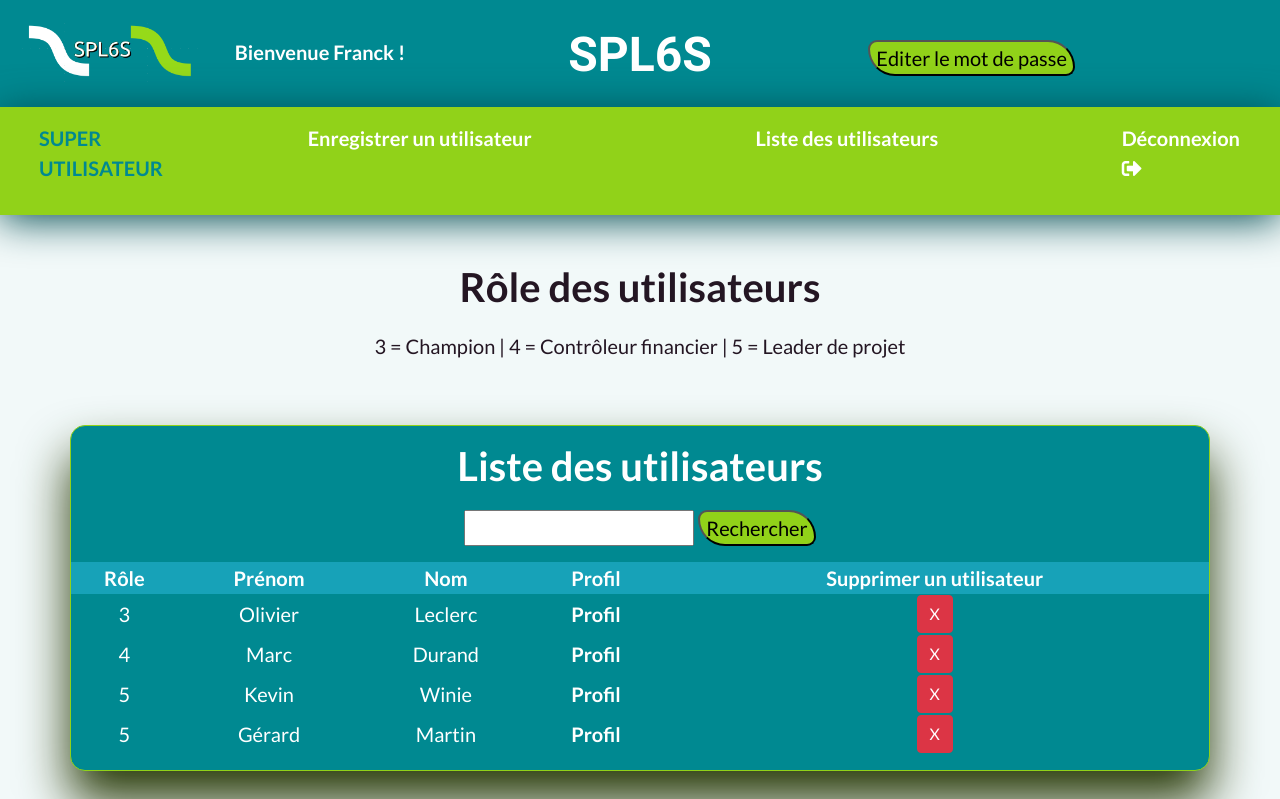
Screenshot of /userList.php (signed in) with the database file from the repository.
### tables this page shows
CREATE TABLE `prs13_users` (
  `id` int(11) NOT NULL,
  `firstname` varchar(50) DEFAULT NULL,
  `lastname` varchar(50) DEFAULT NULL,
  `phone` varchar(15) DEFAULT NULL,
  `email` varchar(50) DEFAULT NULL,
  `password` varchar(255) DEFAULT NULL,
  `idRoles` int(11) NOT NULL,
  `idSocieties` int(11) NOT NULL,
  `idUsers` int(11) DEFAULT NULL
);

### models/database.php (called while the page is built, shortened)
<?php
class dataBaseSingleton {
    private static $_instance;
    protected function __construct() {
        $this->host = HOST;
        $this->login = LOGIN;
        $this->password = PASSWORD;
        $this->dbname = DBNAME;
        try {
            $this->db = new PDO('mysql:host=' . $this->host . ';dbname=' . $this->dbname . ';charset=utf8', $this->login, $this->password);
        } catch (Exception $e) {
            $msg = 'Erreur PDO dans ' . $e->getFile() . ' ligne ' . $e->getLine() . ' : ' . $e->getMessage();
            die($msg);
        }
    }
    public static function getInstance() {
        if (is_null(self::$_instance)) {
            self::$_instance = new self();
        }
        return self::$_instance;
    }
}

### models/users.php (called while the page is built, shortened)
<?php
class users {
    public $id;
    private $db;
    public function __construct() {
        $database = dataBaseSingleton::getInstance();
        $this->db = $database->db;
    }
    public function getUserList() {
        $PDOResult = $this->db->prepare('SELECT `id`, `firstname`, `lastname`, `phone`, `email`, `idRoles`, `idSocieties`, `idUsers`   FROM `prs13_users` '
                . 'WHERE `idUsers` = :id');
        $PDOResult->bindValue(':id', $this->id, PDO::PARAM_INT);
        $PDOResult->execute();
        if (is_object($PDOResult)) {
            $result = $PDOResult->fetchAll(PDO::FETCH_OBJ);
        }
        return $result;
    }
}

### controllers/userListCtrl.php (called while the page is built, shortened)
<?php
$listUserObject = new users();
$listUserObject->idUsers = $_SESSION['id'];
if (!empty($_POST['nameAsked'])) {
    $search = htmlspecialchars($_POST['nameAsked']);
    $search = strip_tags($search);
    $search = trim($search);
    $lastnameRegex = '/^[a-z _\'\-àâäéèêëîïôöûüùçæ]*$/i';
    if (preg_match($lastnameRegex, $search)) {
        $listUserObject->lastname = $search;
        $listUsers = $listUserObject->findUserByLastname($search);
    } else {
        $error = 'Recherche invalide';
    }
} else {
    $listUserObject->id = $_SESSION['id'];
    $listUsers = $listUserObject->getUserList();
}

### userList.php (the view, shortened to what this page needs)
<?php
include 'controllers/userListCtrl.php';
include '_header.php';
?>
<body>
    <?php include '_navbar.php'; ?>
    <div class="container">
        <div class="row mt-5">
            <h1 class="col-md-12 text-center">Rôle des utilisateurs</h1>
        </div>
        <div class="row">
                <p class="col-md-12 text-center">3 = Champion | 4 = Contrôleur financier  | 5 = Leader de projet</p>
        </div>
    </div>
    <div class="container managment mt-5 text-white">
        <div class="row">
            <H1 class="col-md-12 text-center text-white mt-3">Liste des utilisateurs</H1>
        </div>
        <div class="row justify-content-center">
            <form action="#" method="POST">
                <div class="form-group">
                    <input type="text" id="nameAsked" name="nameAsked" value="" />
                    <button type="submit">Rechercher</button>
                </div>
            </form>
        </div>
        <?php
        if (isset($error)) {
        } else {
            ?>
            <div class="row">
                <table class="col-md-12 mb-3">
                    <thead class="text-center bg-info">
                        <tr>
                            <th>Rôle</th>
                            <th>Prénom</th>
                            <th>Nom</th>
                            <th>Profil</th>
                            <th>Supprimer un utilisateur</th>
                        </tr>
                    </thead>
                    <tbody class="text-center">
                        <?php
                        foreach ($listUsers as $usersListDetail) {
                            ?>
                            <tr>
                                <td><?= $usersListDetail->idRoles ?></td>
                                <td><?= $usersListDetail->firstname ?></td>
                                <td><?= $usersListDetail->lastname ?></td>
                                <td><a href="userProfil.php?id=<?= $usersListDetail->id ?>">Profil</a></td>
                                <td>
                                    <button type="button" class="btn btn-danger" data-toggle="modal" data-target="#modal<?= $usersListDetail->id ?>">
                                        X
                                    </button>
                                </td>
                            </tr>
                        <?php } ?>
                    </tbody>
                </table>
            <?php } ?>
        </div>
    </div>
</body>
</html>

### _header.php (shortened to what this page needs)
<!DOCTYPE html>
<html lang="fr" dir="ltr">
    <head>
        <link rel="stylesheet" href="https://maxcdn.bootstrapcdn.com/bootstrap/4.1.3/css/bootstrap.min.css" />
        <link rel="stylesheet" href="assets/css/style.css" />
        <link rel="stylesheet" href="https://use.fontawesome.com/releases/v5.2.0/css/all.css" />
    </head>

### _navbar.php (shortened to what this page needs)
<div class="container-fluid">
    <div class="row banner">
        <div class="col-md-2">
            <img class="logo" src="assets/img/logoFondBleu.png" alt="logo site" width="190" />
        </div>
        <div class=" col-md-2 text-center">
            <p class="welcome">Bienvenue
                <?php
                if (isset($_SESSION['isConnect'])) {
                    echo $_SESSION['firstname'] . ' !';
                }
                ?>
            </p>
        </div>
        <div class="col-md-4">
            <p class="spl6s text-center text-uppercase">spl6s</p>
        </div>
        <div class="btnPassword col-md-4">
            <a href="accountUser.php"><button type="submit" name="submit"> Editer le mot de passe</button></a>
        </div>
    </div>
</div>
<?php if (isset($_SESSION['isConnect'])) { ?>
    <nav class="navbar navbar-expand-md">
        <ul class="navbar-nav">
            <li class="col-md-3 nav-item">
                <p class="nav-link text-uppercase font-weight-bold mr-5"><?php echo $_SESSION['name']; ?></p>
            </li>
            <?php if ($_SESSION['idRoles'] == 5) { ?>
                <li class="col-md-2 nav-item">
                    <a class="nav-link mr-5" href="proposeProject.php">Proposer</a>
                </li>
                <li class="col-md-3 nav-item">
                    <a class="nav-link mr-5" href="validatePhases.php">Valider les phases</a>
                </li>
                <li class="col-md-3 nav-item">
                    <a class="nav-link mr-5" href=projectList.php>Liste des projets</a>
                </li>
            <?php } else if ($_SESSION['idRoles'] == 2) { ?>
                <li class="col-md-5 nav-item">
                    <a class="nav-link mr-5" href="registrationUserRole.php">Enregistrer un utilisateur</a>
                </li>
                <li class="col-md-4 nav-item">
                    <a class="nav-link mr-5" href="userList.php">Liste des utilisateurs </a>
                </li>
            <?php } ?>
            <li class="col-md-2 nav-item">
                <a class="nav-link ml-2" href="disconnect.php?disconnected=1">Déconnexion <i class="fas fa-sign-out-alt"></i></a>
            </li>
        </ul>
    </nav>
<?php }
?>

### assets/css/style.css (style rules this page uses)
body { background-color: #F2F9F9; z-index:1; font-family: 'Lato', sans-serif; color: #241623; font-size: 20px; }
.banner { background-color: #008991; box-shadow: 0px 20px 50px #283a07; z-index:10; }
.logo { margin-top: 1rem; }
.welcome { color: white; font-weight: bolder; margin-top: 2.3rem; }
.spl6s { font-size: 3rem; background-color: #008991; color: white; font-weight: bold; font-family: 'Indie Flower', cursive; margin-top: 1.2rem; }
.managment { background-color: #008991; border: 1px solid #91D219; border-radius: 15px; box-shadow: 0px 30px 50px #283a07; margin-top: 20px; }
h1 { font-weight: bold; margin-bottom: 20px; }
button { background-color: #91D219; color: black; border-color: black; border-radius: 23px 69px; }
.btnPassword { margin-top: 2.5rem; }
a { color: white; font-weight: bold; }
.navbar { background-color: #91D219; box-shadow: 0px 5px 40px #004b50; color: #008991; }
ul { list-style: none; }

### rows the page displays
prs13_users: idRoles "3", firstname "Olivier", lastname "Leclerc"
prs13_users: idRoles "4", firstname "Marc", lastname "Durand"
prs13_users: idRoles "5", firstname "Kevin", lastname "Winie"
prs13_users: idRoles "5", firstname "Gérard", lastname "Martin"

### other values shown
$_SESSION['firstname'] "Franck"
$_SESSION['name'] "SUPER UTILISATEUR"
